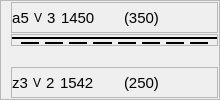
                       <widget class="QFrame" name="frame_23">
                        <property name="sizePolicy">
                         <sizepolicy hsizetype="Preferred" vsizetype="Preferred">
                          <horstretch>0</horstretch>
                          <verstretch>0</verstretch>
                         </sizepolicy>
                        </property>
                        <property name="minimumSize">
                         <size>
                          <width>220</width>
                          <height>0</height>
                         </size>
                        </property>
                        <property name="styleSheet">
                         <string notr="true">font: 11pt &quot;MS Shell Dlg 2&quot;;</string>
                        </property>
                        <property name="frameShape">
                         <enum>QFrame::StyledPanel</enum>
                        </property>
                        <property name="frameShadow">
                         <enum>QFrame::Raised</enum>
                        </property>
                        <layout class="QVBoxLayout" name="verticalLayout_19">
                         <property name="spacing">
                          <number>1</number>
                         </property>
                         <property name="leftMargin">
                          <number>10</number>
                         </property>
                         <property name="topMargin">
                          <number>1</number>
                         </property>
                         <property name="rightMargin">
                          <number>1</number>
                         </property>
                         <property name="bottomMargin">
                          <number>1</number>
                         </property>
                         <item>
                          <widget class="QFrame" name="frame_24">
                           <property name="frameShape">
                            <enum>QFrame::StyledPanel</enum>
                           </property>
                           <property name="frameShadow">
                            <enum>QFrame::Raised</enum>
                           </property>
                           <layout class="QVBoxLayout" name="verticalLayout_20">
                            <property name="spacing">
                             <number>0</number>
                            </property>
                            <property name="leftMargin">
                             <number>0</number>
                            </property>
                            <property name="topMargin">
                             <number>0</number>
                            </property>
                            <property name="rightMargin">
                             <number>0</number>
                            </property>
                            <property name="bottomMargin">
                             <number>0</number>
                            </property>
                            <item>
                             <layout class="QGridLayout" name="gridLayout_2">
                              <property name="horizontalSpacing">
                               <number>5</number>
                              </property>
                              <property name="verticalSpacing">
                               <number>0</number>
                              </property>
                              <item row="0" column="2">
                               <widget class="QLabel" name="upperQuantity_2">
                                <property name="minimumSize">
                                 <size>
                                  <width>0</width>
                                  <height>0</height>
                                 </size>
                                </property>
                                <property name="font">
                                 <font>
                                  <family>MS Shell Dlg 2</family>
                                  <pointsize>11</pointsize>
                                  <weight>50</weight>
                                  <italic>false</italic>
                                  <bold>false</bold>
                                 </font>
                                </property>
                                <property name="text">
                                 <string>3</string>
                                </property>
                                <property name="alignment">
                                 <set>Qt::AlignLeading|Qt::AlignLeft|Qt::AlignVCenter</set>
                                </property>
                               </widget>
                              </item>
                              <item row="0" column="4">
                               <widget class="QLabel" name="upperSpacing_2">
                                <property name="minimumSize">
                                 <size>
                                  <width>0</width>
                                  <height>0</height>
                                 </size>
                                </property>
                                <property name="font">
                                 <font>
                                  <family>MS Shell Dlg 2</family>
                                  <pointsize>11</pointsize>
                                  <weight>50</weight>
                                  <italic>false</italic>
                                  <bold>false</bold>
                                 </font>
                                </property>
                                <property name="text">
                                 <string>(350)</string>
                                </property>
                                <property name="alignment">
                                 <set>Qt::AlignLeading|Qt::AlignLeft|Qt::AlignVCenter</set>
                                </property>
                               </widget>
                              </item>
                              <item row="0" column="0">
                               <widget class="QLabel" name="upperSize_2">
                                <property name="minimumSize">
                                 <size>
                                  <width>0</width>
                                  <height>0</height>
                                 </size>
                                </property>
                                <property name="font">
                                 <font>
                                  <family>MS Shell Dlg 2</family>
                                  <pointsize>11</pointsize>
                                  <weight>50</weight>
                                  <italic>false</italic>
                                  <bold>false</bold>
                                 </font>
                                </property>
                                <property name="text">
                                 <string>a5</string>
                                </property>
                                <property name="alignment">
                                 <set>Qt::AlignCenter</set>
                                </property>
                               </widget>
                              </item>
                              <item row="0" column="1">
                               <widget class="QLabel" name="upperWeldTypeLbl_2">
                                <property name="sizePolicy">
                                 <sizepolicy hsizetype="Minimum" vsizetype="Preferred">
                                  <horstretch>0</horstretch>
                                  <verstretch>0</verstretch>
                                 </sizepolicy>
                                </property>
                                <property name="minimumSize">
                                 <size>
                                  <width>0</width>
                                  <height>20</height>
                                 </size>
                                </property>
                                <property name="text">
                                 <string>V</string>
                                </property>
                                <property name="alignment">
                                 <set>Qt::AlignCenter</set>
                                </property>
                               </widget>
                              </item>
                              <item row="0" column="3">
                               <widget class="QLabel" name="upperLength_2">
                                <property name="sizePolicy">
                                 <sizepolicy hsizetype="Expanding" vsizetype="Preferred">
                                  <horstretch>0</horstretch>
                                  <verstretch>0</verstretch>
                                 </sizepolicy>
                                </property>
                                <property name="minimumSize">
                                 <size>
                                  <width>0</width>
                                  <height>0</height>
                                 </size>
                                </property>
                                <property name="font">
                                 <font>
                                  <family>MS Shell Dlg 2</family>
                                  <pointsize>11</pointsize>
                                  <weight>50</weight>
                                  <italic>false</italic>
                                  <bold>false</bold>
                                 </font>
                                </property>
                                <property name="text">
                                 <string>1450</string>
                                </property>
                                <property name="alignment">
                                 <set>Qt::AlignLeading|Qt::AlignLeft|Qt::AlignVCenter</set>
                                </property>
                               </widget>
                              </item>
                              <item row="0" column="5">
                               <spacer name="horizontalSpacer_4">
                                <property name="orientation">
                                 <enum>Qt::Horizontal</enum>
                                </property>
                                <property name="sizeHint" stdset="0">
                                 <size>
                                  <width>40</width>
                                  <height>20</height>
                                 </size>
                                </property>
                               </spacer>
                              </item>
                             </layout>
                            </item>
                           </layout>
                          </widget>
                         </item>
                         <item alignment="Qt::AlignTop">
                          <widget class="QFrame" name="frame_25">
                           <property name="frameShape">
                            <enum>QFrame::StyledPanel</enum>
                           </property>
                           <property name="frameShadow">
                            <enum>QFrame::Raised</enum>
                           </property>
                           <layout class="QVBoxLayout" name="verticalLayout_21">
                            <property name="spacing">
                             <number>0</number>
                            </property>
                            <property name="leftMargin">
                             <number>0</number>
                            </property>
                            <property name="topMargin">
                             <number>2</number>
                            </property>
                            <property name="rightMargin">
                             <number>0</number>
                            </property>
                            <property name="bottomMargin">
                             <number>0</number>
                            </property>
                            <item alignment="Qt::AlignTop">
                             <widget class="Line" name="line_5">
                              <property name="frameShadow">
                               <enum>QFrame::Plain</enum>
                              </property>
                              <property name="lineWidth">
                               <number>2</number>
                              </property>
                              <property name="midLineWidth">
                               <number>0</number>
                              </property>
                              <property name="orientation">
                               <enum>Qt::Horizontal</enum>
                              </property>
                             </widget>
                            </item>
                            <item alignment="Qt::AlignTop">
                             <widget class="QFrame" name="weldIntermittentSignFrame_2">
                              <layout class="QGridLayout" name="weldIntermittentSignLayout_2">
                               <property name="topMargin">
                                <number>2</number>
                               </property>
                               <property name="bottomMargin">
                                <number>0</number>
                               </property>
                               <property name="horizontalSpacing">
                                <number>6</number>
                               </property>
                               <property name="verticalSpacing">
                                <number>0</number>
                               </property>
                               <item row="0" column="4">
                                <widget class="Line" name="line_13">
                                 <property name="frameShadow">
                                  <enum>QFrame::Plain</enum>
                                 </property>
                                 <property name="lineWidth">
                                  <number>2</number>
                                 </property>
                                 <property name="orientation">
                                  <enum>Qt::Horizontal</enum>
                                 </property>
                                </widget>
                               </item>
                               <item row="0" column="7">
                                <widget class="Line" name="line_14">
                                 <property name="frameShadow">
                                  <enum>QFrame::Plain</enum>
                                 </property>
                                 <property name="lineWidth">
                                  <number>2</number>
                                 </property>
                                 <property name="orientation">
                                  <enum>Qt::Horizontal</enum>
                                 </property>
                                </widget>
                               </item>
                               <item row="0" column="3">
                                <widget class="Line" name="line_15">
                                 <property name="frameShadow">
                                  <enum>QFrame::Plain</enum>
                                 </property>
                                 <property name="lineWidth">
                                  <number>2</number>
                                 </property>
                                 <property name="orientation">
                                  <enum>Qt::Horizontal</enum>
                                 </property>
                                </widget>
                               </item>
                               <item row="0" column="0" alignment="Qt::AlignTop">
                                <widget class="Line" name="line_16">
                                 <property name="frameShadow">
                                  <enum>QFrame::Plain</enum>
                                 </property>
                                 <property name="lineWidth">
                                  <number>2</number>
                                 </property>
                                 <property name="orientation">
                                  <enum>Qt::Horizontal</enum>
                                 </property>
                                </widget>
                               </item>
                               <item row="0" column="2">
                                <widget class="Line" name="line_17">
                                 <property name="frameShadow">
                                  <enum>QFrame::Plain</enum>
                                 </property>
                                 <property name="lineWidth">
                                  <number>2</number>
                                 </property>
                                 <property name="orientation">
                                  <enum>Qt::Horizontal</enum>
                                 </property>
                                </widget>
                               </item>
                               <item row="0" column="6">
                                <widget class="Line" name="line_18">
                                 <property name="frameShadow">
                                  <enum>QFrame::Plain</enum>
                                 </property>
                                 <property name="lineWidth">
                                  <number>2</number>
                                 </property>
                                 <property name="orientation">
                                  <enum>Qt::Horizontal</enum>
                                 </property>
                                </widget>
                               </item>
                               <item row="0" column="1">
                                <widget class="Line" name="line_19">
                                 <property name="frameShadow">
                                  <enum>QFrame::Plain</enum>
                                 </property>
                                 <property name="lineWidth">
                                  <number>2</number>
                                 </property>
                                 <property name="orientation">
                                  <enum>Qt::Horizontal</enum>
                                 </property>
                                </widget>
                               </item>
                               <item row="0" column="5">
                                <widget class="Line" name="line_20">
                                 <property name="frameShadow">
                                  <enum>QFrame::Plain</enum>
                                 </property>
                                 <property name="lineWidth">
                                  <number>2</number>
                                 </property>
                                 <property name="orientation">
                                  <enum>Qt::Horizontal</enum>
                                 </property>
                                </widget>
                               </item>
                              </layout>
                             </widget>
                            </item>
                           </layout>
                          </widget>
                         </item>
                         <item>
                          <widget class="QFrame" name="sidedInfoFrame_2">
                           <property name="frameShape">
                            <enum>QFrame::StyledPanel</enum>
                           </property>
                           <property name="frameShadow">
                            <enum>QFrame::Raised</enum>
                           </property>
                           <layout class="QVBoxLayout" name="verticalLayout_22">
                            <property name="spacing">
                             <number>0</number>
                            </property>
                            <property name="leftMargin">
                             <number>0</number>
                            </property>
                            <property name="topMargin">
                             <number>0</number>
                            </property>
                            <property name="rightMargin">
                             <number>0</number>
                            </property>
                            <property name="bottomMargin">
                             <number>0</number>
                            </property>
                            <item>
                             <layout class="QGridLayout" name="grid_2">
                              <property name="bottomMargin">
                               <number>0</number>
                              </property>
                              <property name="horizontalSpacing">
                               <number>5</number>
                              </property>
                              <property name="verticalSpacing">
                               <number>0</number>
                              </property>
                              <item row="0" column="3">
                               <widget class="QLabel" name="sidedLength_2">
                                <property name="sizePolicy">
                                 <sizepolicy hsizetype="Expanding" vsizetype="Preferred">
                                  <horstretch>0</horstretch>
                                  <verstretch>0</verstretch>
                                 </sizepolicy>
                                </property>
                                <property name="minimumSize">
                                 <size>
                                  <width>0</width>
                                  <height>0</height>
                                 </size>
                                </property>
                                <property name="font">
                                 <font>
                                  <family>MS Shell Dlg 2</family>
                                  <pointsize>11</pointsize>
                                  <weight>50</weight>
                                  <italic>false</italic>
                                  <bold>false</bold>
                                 </font>
                                </property>
                                <property name="text">
                                 <string>1542</string>
                                </property>
                                <property name="alignment">
                                 <set>Qt::AlignLeading|Qt::AlignLeft|Qt::AlignVCenter</set>
                                </property>
                               </widget>
                              </item>
                              <item row="0" column="1">
                               <widget class="QLabel" name="sidedWeldTypeLbl_2">
                                <property name="sizePolicy">
                                 <sizepolicy hsizetype="Minimum" vsizetype="Preferred">
                                  <horstretch>0</horstretch>
                                  <verstretch>0</verstretch>
                                 </sizepolicy>
                                </property>
                                <property name="minimumSize">
                                 <size>
                                  <width>0</width>
                                  <height>20</height>
                                 </size>
                                </property>
                                <property name="text">
                                 <string>V</string>
                                </property>
                                <property name="alignment">
                                 <set>Qt::AlignCenter</set>
                                </property>
                               </widget>
                              </item>
                              <item row="0" column="0">
                               <widget class="QLabel" name="sidedSize_2">
                                <property name="minimumSize">
                                 <size>
                                  <width>0</width>
                                  <height>0</height>
                                 </size>
                                </property>
                                <property name="font">
                                 <font>
                                  <family>MS Shell Dlg 2</family>
                                  <pointsize>11</pointsize>
                                  <weight>50</weight>
                                  <italic>false</italic>
                                  <bold>false</bold>
                                 </font>
                                </property>
                                <property name="text">
                                 <string>z3</string>
                                </property>
                                <property name="alignment">
                                 <set>Qt::AlignCenter</set>
                                </property>
                               </widget>
                              </item>
                              <item row="0" column="4" alignment="Qt::AlignLeft">
                               <widget class="QLabel" name="sidedSpacing_2">
                                <property name="minimumSize">
                                 <size>
                                  <width>0</width>
                                  <height>0</height>
                                 </size>
                                </property>
                                <property name="font">
                                 <font>
                                  <family>MS Shell Dlg 2</family>
                                  <pointsize>11</pointsize>
                                  <weight>50</weight>
                                  <italic>false</italic>
                                  <bold>false</bold>
                                 </font>
                                </property>
                                <property name="text">
                                 <string>(250)</string>
                                </property>
                                <property name="alignment">
                                 <set>Qt::AlignLeading|Qt::AlignLeft|Qt::AlignVCenter</set>
                                </property>
                               </widget>
                              </item>
                              <item row="0" column="2">
                               <widget class="QLabel" name="sidedQuantity_2">
                                <property name="minimumSize">
                                 <size>
                                  <width>0</width>
                                  <height>0</height>
                                 </size>
                                </property>
                                <property name="font">
                                 <font>
                                  <family>MS Shell Dlg 2</family>
                                  <pointsize>11</pointsize>
                                  <weight>50</weight>
                                  <italic>false</italic>
                                  <bold>false</bold>
                                 </font>
                                </property>
                                <property name="text">
                                 <string>2</string>
                                </property>
                                <property name="alignment">
                                 <set>Qt::AlignLeading|Qt::AlignLeft|Qt::AlignVCenter</set>
                                </property>
                               </widget>
                              </item>
                              <item row="0" column="5">
                               <spacer name="horizontalSpacer_5">
                                <property name="orientation">
                                 <enum>Qt::Horizontal</enum>
                                </property>
                                <property name="sizeHint" stdset="0">
                                 <size>
                                  <width>40</width>
                                  <height>20</height>
                                 </size>
                                </property>
                               </spacer>
                              </item>
                             </layout>
                            </item>
                           </layout>
                          </widget>
                         </item>
                        </layout>
                       </widget>
